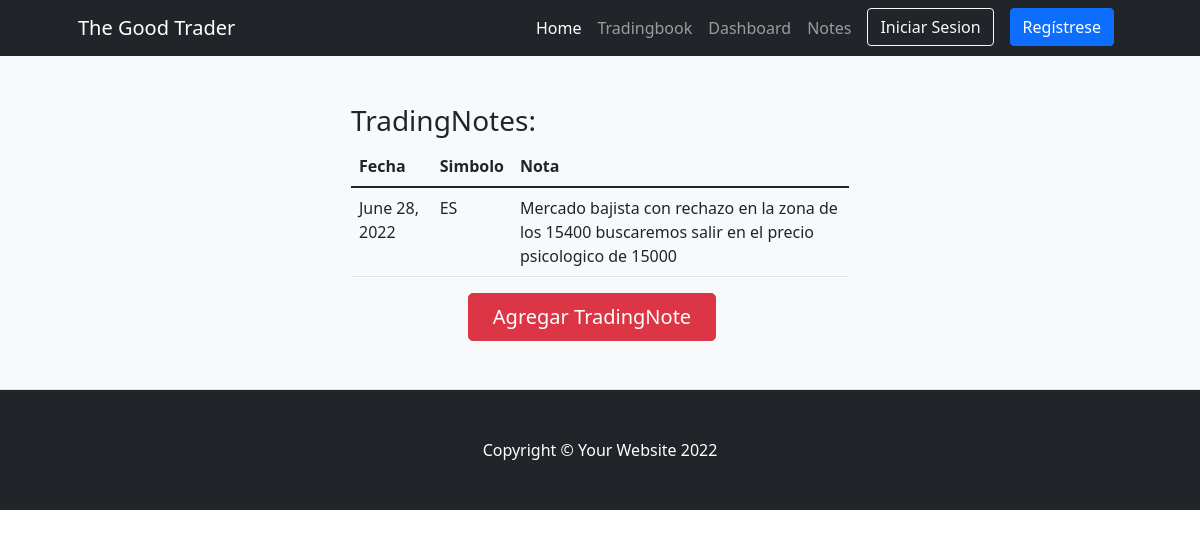
Before: /notes/ with the older database file.
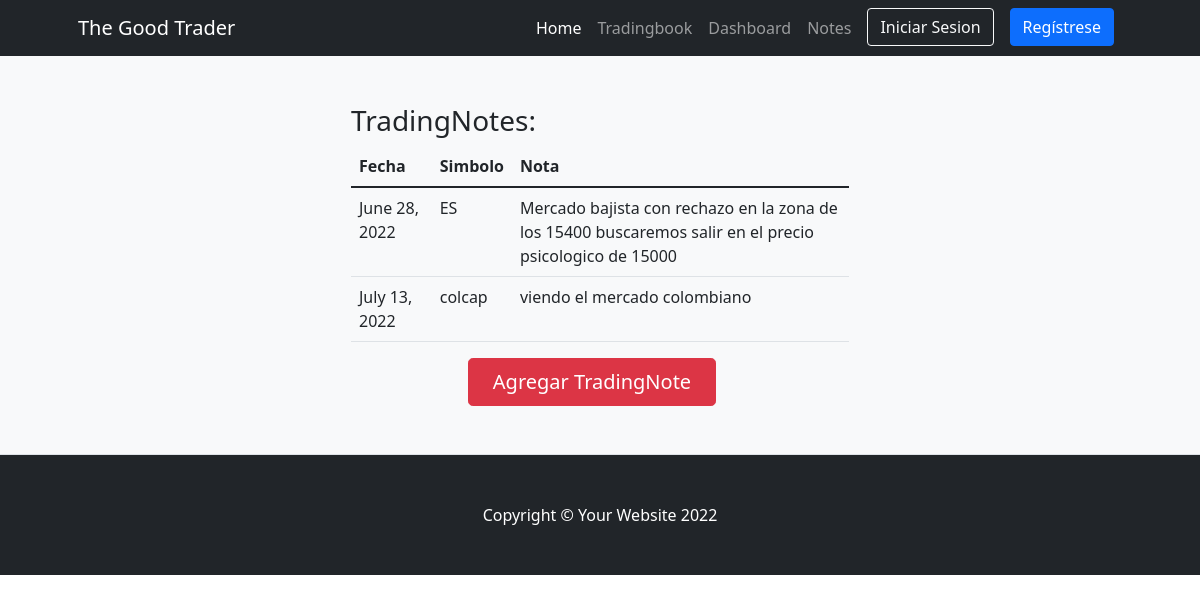
After: the same page with the newer database file.
### tradingbookapp/models.py (models this page shows)
class Note(models.Model):
    fecha = models.DateField("Fecha de operacion (mm/dd/yyyy)",auto_now_add=False,auto_now=False,blank=True,null=True)
    simbolo = models.CharField("Simbolo",max_length=30)
    nota = models.CharField("Notas de trading", max_length=250)

### tradingbookapp/views.py (the view)
# urls.py: path('notes/',views.Notes,name="Notes"),
def Notes(request):
    notes = Note.objects.all()
    ctx = {'notes':notes}
    return  render (request,'tradingbookapp/notes.html',ctx)

### tradingbookapp/templates/tradingbookapp/notes.html (shortened to what this page needs)
{% extends "tradingbookapp/base.html" %}
{%block contenidopagina%}
<section class="bg-light py-5 border-bottom">
    <div class="container px-5">
        <div class="row gx-5 justify-content-center">
            <div class="col-lg-6">
                <h3>TradingNotes:</h3>
                <table class="table">
                    <thead>
                        <th scope="col">Fecha</th>
                        <th scope="col">Simbolo</th>
                        <th scope="col">Nota</th>
                    </thead>
                    <ul class= "list-group list-group-numbered">
                        {% for note in notes  %}
                        <tr>
                            <td>{{note.fecha}}</td>
                            <td>{{note.simbolo}}</td>
                            <td>{{note.nota}}</td>
                        </tr>
                        {% endfor %}
                    </ul>
                </table>
                <div class="d-grid gap-3 d-sm-flex justify-content-sm-center">
                    <a class="btn btn-danger btn-lg px-4 me-sm-3" href="{%url 'crear_notes' %}">Agregar TradingNote</a>
                </div>
            </div>
        </div>
    </div>
</section>
{%endblock%}

Changed rows visible on the page:
added Note: fecha "July 13, 2022", simbolo "colcap", nota "viendo el mercado colombiano"
